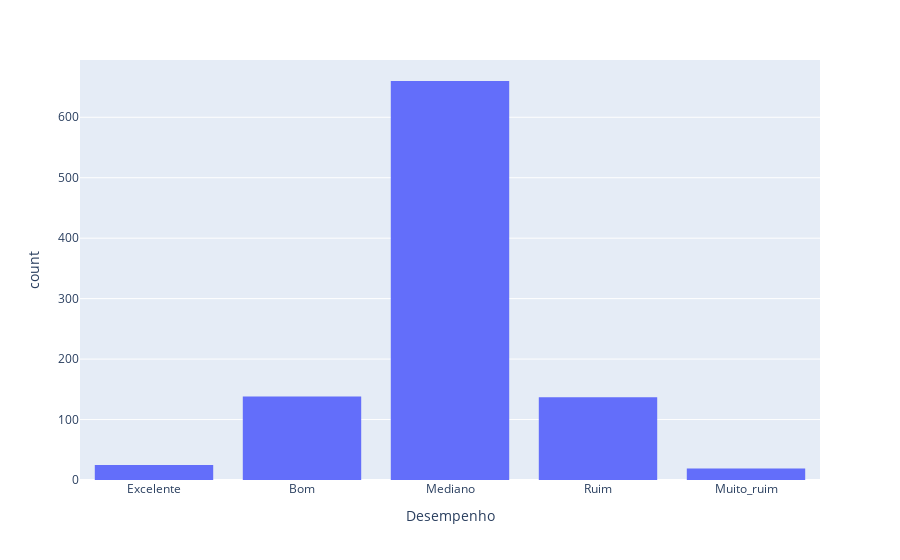

Here is the notebook cell this chart was saved with:
### Code cell
px.histogram(Meias, x = 'Desempenho').show()

### Figure 1 — Plotly figure (JSON) as saved in the notebook; plotly's stock layout.template omitted (floating-point values rounded to 4 significant figures; data arrays with more than 128 entries replaced by an {"elided": "..."} marker saying what was removed)
{"data": [{"alignmentgroup": "True", "bingroup": "x", "hovertemplate": "Desempenho=%{x}<br>count=%{y}<extra></extra>", "legendgroup": "", "marker": {"color": "#636efa", "pattern": {"shape": ""}}, "name": "", "offsetgroup": "", "orientation": "v", "showlegend": false, "type": "histogram", "x": {"elided": "979 str values"}, "xaxis": "x", "yaxis": "y"}], "layout": {"barmode": "relative", "legend": {"tracegroupgap": 0}, "margin": {"t": 60}, "xaxis": {"anchor": "y", "domain": [0, 1], "title": {"text": "Desempenho"}}, "yaxis": {"anchor": "x", "domain": [0, 1], "title": {"text": "count"}}}}
